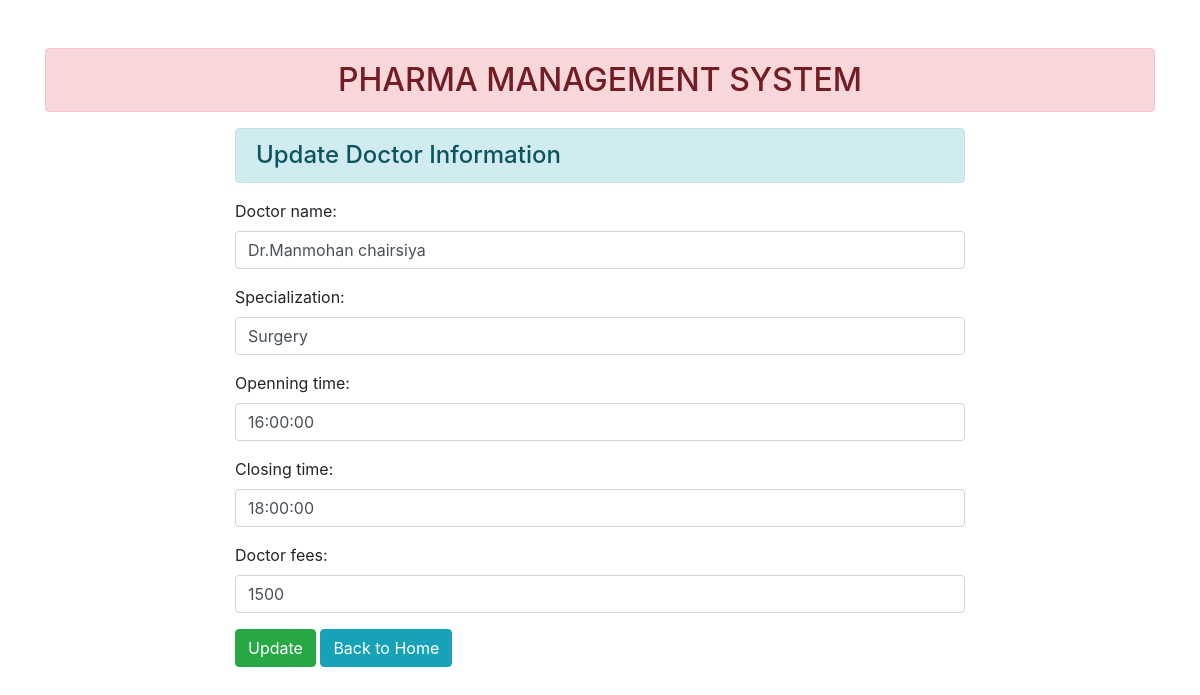
Page /7/ on the committed database.
### enroll/models.py (models this page shows)
class User(models.Model):
    Doctor_name = models.CharField(max_length=90)
    Specialization = models.CharField(max_length=80)
    Openning_time = models.TimeField(max_length=100)
    Closing_time = models.TimeField(max_length=100)
    Doctor_fees = models.CharField(max_length=50)

### enroll/views.py (the view)
# urls.py: path('<int:id>/', views.update_data, name="updatedata"),
def update_data(request, id):
 if request.method == 'POST':
  pi = User.objects.get(pk=id)
  fm = DoctorRegistration(request.POST, instance=pi)
  if fm.is_valid():
   fm.save()
 else:
  pi = User.objects.get(pk=id)
  fm = DoctorRegistration(instance=pi)
 return render(request, 'enroll/updatestudent.html', {'form':fm})

### enroll/forms.py
class DoctorRegistration(forms.ModelForm):
 class Meta:
  model = User
  fields = ['Doctor_name', 'Specialization', 'Openning_time','Closing_time','Doctor_fees']
  widgets = {
   'Doctor_name': forms.TextInput(attrs={'class':'form-control'}),
   'Specialization': forms.TextInput(attrs={'class':'form-control'}),
   'Openning_time': forms.TimeInput(attrs={'class':'form-control'}),
   'Closing_time': forms.TimeInput(attrs={'class':'form-control'}),
   'Doctor_fees' : forms.TextInput(attrs={'class':'form-control'}),
  }

### enroll/templates/enroll/updatestudent.html (shortened to what this page needs)
{% extends 'enroll/base.html' %}
{% block content %}
 <div class="row">
  <div class="col-sm-8 offset-2">
   <h4 class="alert alert-info">Update Doctor Information</h4>
   <form action="" method="post">
    {{form.as_p}}
    <input type="submit" class="btn btn-success" value="Update">
    <a href="{% url 'addandshow'%}" class="btn btn-info">Back to Home</a>
   </form>
  </div>
 </div>
{% endblock content %}

### rows in the picture
User: Doctor_name "Dr.Manmohan chairsiya", Specialization "Surgery", Openning_time "16:00:00", Closing_time "18:00:00", Doctor_fees "1500"
